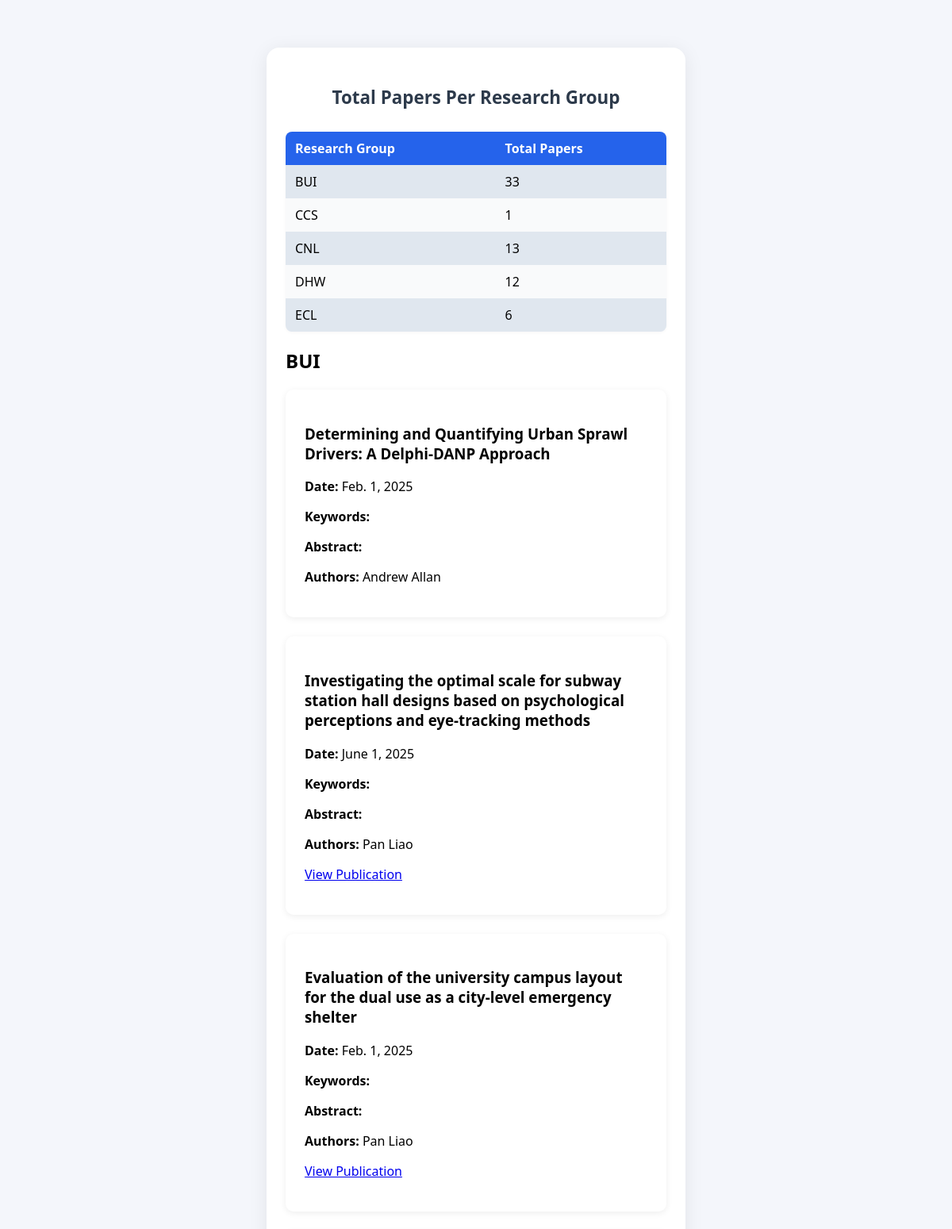
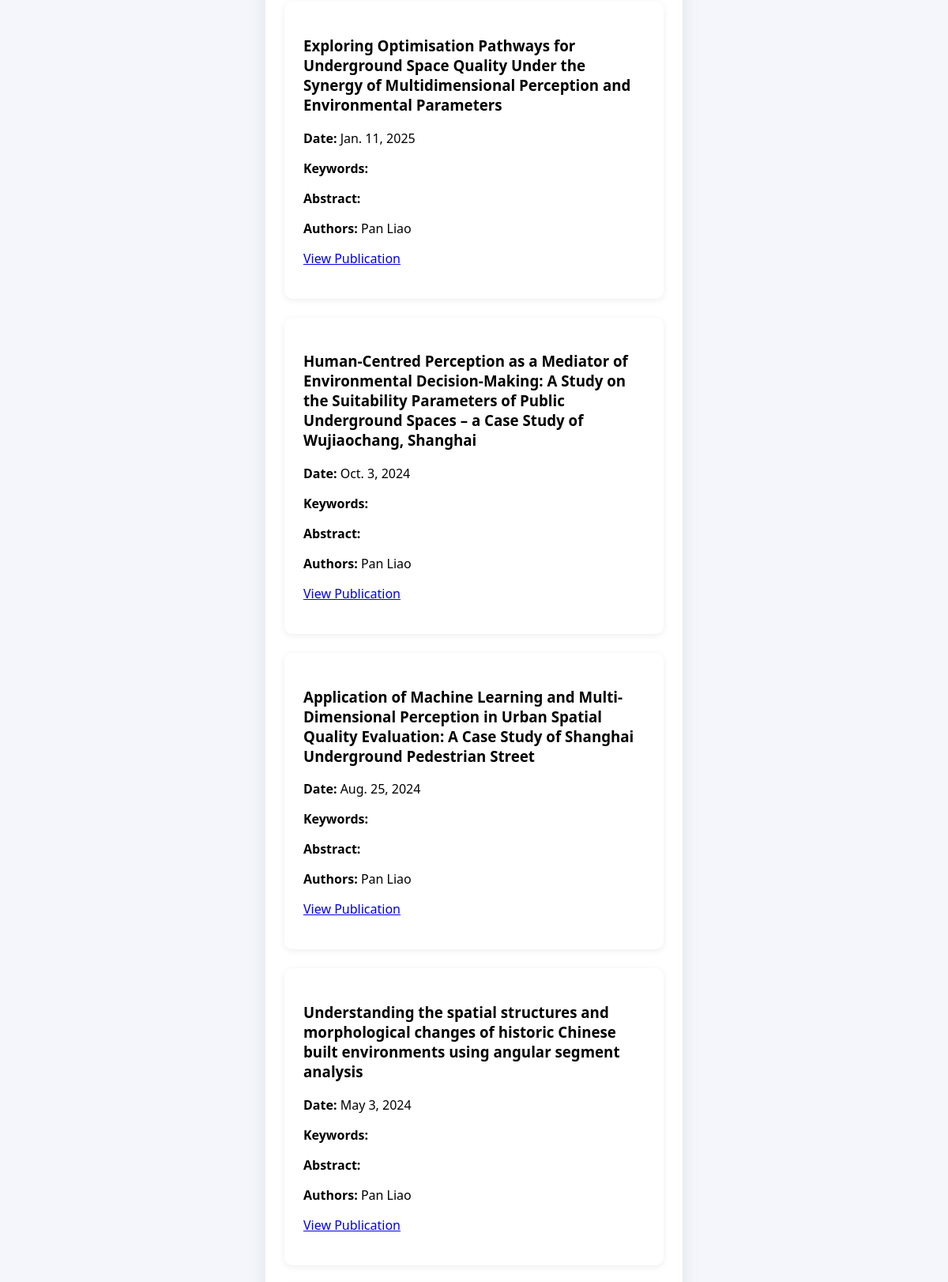
The app's page /report/total-papers-per-group/ (upper part) with its own data (2 pictures, top to bottom).
### research/models.py (models this page shows, shortened)
class ResearchGroup(models.Model):
    name = models.CharField(max_length=255, unique=True)

class Publication(models.Model):
    title = models.CharField(max_length=500)
    publication_date = models.DateField()
    keywords = models.TextField(blank=True)
    abstract = models.TextField(blank=True)
    date_added = models.DateTimeField(auto_now_add=True)
    url = models.URLField(max_length=500, blank=True, null=True)
    source = models.CharField(max_length=50, choices=[('Scopus', 'Scopus'), ('Google Scholar', 'Google Scholar'), ('ORCID', 'ORCID')], blank=True, null=True)

class AuthorPublication(models.Model):
    author = models.ForeignKey(Author, on_delete=models.CASCADE)
    publication = models.ForeignKey(Publication, on_delete=models.CASCADE)
    author_order = models.PositiveIntegerField()
    class Meta:
        unique_together = ('author', 'publication', 'author_order')

class Author(models.Model):
    first_name = models.CharField(max_length=100)
    last_name = models.CharField(max_length=100)
    research_group = models.ForeignKey(ResearchGroup, on_delete=models.CASCADE)
    scopus_id = models.CharField(max_length=100, blank=True, null=True)
    scholar_id = models.CharField(max_length=100, blank=True, null=True)
    orcid_id = models.CharField(max_length=100, blank=True, null=True)
    staff_url = models.URLField(max_length=255)
    def __str__(self):
        return f"{self.first_name} {self.last_name}"

### research/views.py (the view)
# urls.py: path('report/total-papers-per-group/', views.report_total_papers_per_group, name='report_total_papers_per_group'),
def report_total_papers_per_group(request):
    result = {}
    for group in ResearchGroup.objects.all():
        authors = Author.objects.filter(research_group=group)
        pub_ids = set()
        for author in authors:
            pub_ids.update(author.authorpublication_set.values_list('publication_id', flat=True))
        pubs = Publication.objects.filter(id__in=pub_ids)
        result[group.name] = list(pubs)
    return render(request, 'research/report_total_papers_per_group.html', {'data': result})

### research/templates/research/report_total_papers_per_group.html (shortened to what this page needs)
<!DOCTYPE html>
<html lang="en">
  <head>
  </head>
  <body>
    <div class="container">
      <h1>Total Papers Per Research Group</h1>
      <table>
        <tr>
          <th>Research Group</th>
          <th>Total Papers</th>
        </tr>
        {% for group, papers in data.items %}
        <tr>
          <td>{{ group }}</td>
          <td>{{ papers|length }}</td>
        </tr>
        {% endfor %}
      </table>
      {% for group, papers in data.items %}
      <h2>{{ group }}</h2>
      {% if papers %}
      <div class="card-grid">
        {% for paper in papers %}
        <div class="card">
          <h3>{{ paper.title }}</h3>
          <p><strong>Date:</strong> {{ paper.publication_date }}</p>
          <p><strong>Keywords:</strong> {{ paper.keywords }}</p>
          <p><strong>Abstract:</strong> {{ paper.abstract|truncatewords:30 }}</p>
          <p><strong>Authors:</strong> {% for ap in paper.authorpublication_set.all %}{{ ap.author }}{% if not forloop.last %}, {% endif %}{% endfor %}</p>
          {% if paper.url %}<p><a href="{{ paper.url }}" target="_blank">View Publication</a></p>{% endif %}
        </div>
        {% endfor %}
      </div>
      {% else %}
      <div class="result">No papers found for this group.</div>
      {% endif %}
      {% endfor %}
    </div>
  </body>
</html>

### research/templates/research/report_total_papers_per_group.html (style rules this page uses)
body { background: #f4f6fb; font-family: "Segoe UI", "Roboto", Arial, sans-serif; margin: 0; padding: 0; min-height: 100vh; }
.container { max-width: 480px; margin: 60px auto; background: #fff; border-radius: 16px; box-shadow: 0 4px 24px rgba(0, 0, 0, 0.08); padding: 32px 24px 24px 24px; }
h1 { text-align: center; color: #2d3a4b; margin-bottom: 28px; font-size: 1.4rem; }
table { width: 100%; border-collapse: collapse; margin-top: 10px; background: #f9fafb; border-radius: 8px; overflow: hidden; box-shadow: 0 1px 4px rgba(0, 0, 0, 0.04); }
th, td { padding: 10px 12px; text-align: left; }
th { background: #2563eb; color: #fff; font-weight: 600; }
tr:nth-child(even) td { background: #e0e7ef; }
tr:nth-child(odd) td { background: #f9fafb; }
.card-grid { display: grid; grid-template-columns: repeat(auto-fit, minmax(260px, 1fr)); gap: 1.5rem; margin-bottom: 2rem; }
.card { background: #fff; border-radius: 10px; box-shadow: 0 2px 8px rgba(0,0,0,0.07); padding: 1.5rem; transition: box-shadow 0.2s; }

### records on screen
ResearchGroup: data "BUI", data "BUI"
Publication: name "CCS", papers "1"
ResearchGroup: data "CNL"
Publication: name "DHW", papers "12"
Publication: name "ECL", papers "6"
Publication: title "Determining and Quantifying Urban Sprawl Drivers: A Delphi-DANP Approach", publication_date "Feb. 1, 2025"
AuthorPublication: author "Andrew Allan"
Publication: title "Investigating the optimal scale for subway station hall designs based on psychological perceptions and eye-tracking methods", publication_date "June 1, 2025"
AuthorPublication: author "Pan Liao"
Publication: title "Evaluation of the university campus layout for the dual use as a city-level emergency shelter", publication_date "Feb. 1, 2025"
AuthorPublication: author "Pan Liao"
Publication: title "Exploring Optimisation Pathways for Underground Space Quality Under the Synergy of Multidimensional Perception and Environmental Parameters", publication_date "Jan. 11, 2025"
AuthorPublication: author "Pan Liao"
Publication: title "Human-Centred Perception as a Mediator of Environmental Decision-Making: A Study on the Suitability Parameters of Public Underground Spaces – a Case Study of Wujiaochang, Shanghai", publication_date "Oct. 3, 2024"
AuthorPublication: author "Pan Liao"
Publication: title "Application of Machine Learning and Multi-Dimensional Perception in Urban Spatial Quality Evaluation: A Case Study of Shanghai Underground Pedestrian Street", publication_date "Aug. 25, 2024"
AuthorPublication: author "Pan Liao"
Publication: title "Understanding the spatial structures and morphological changes of historic Chinese built environments using angular segment analysis", publication_date "May 3, 2024"
AuthorPublication: author "Pan Liao"

### other values on screen
{{ papers|length }} "33" "13"
